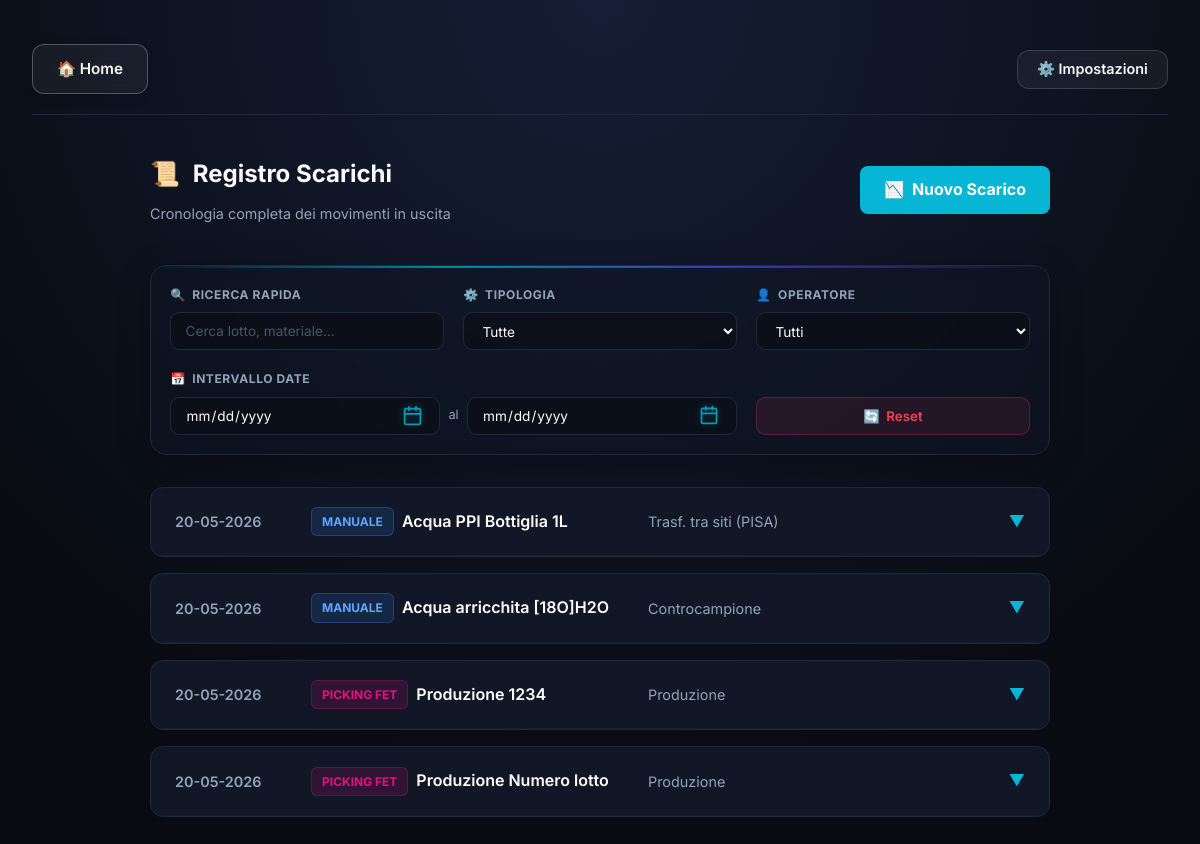
Page /storico_scarichi on the committed database.
### tables this page shows
CREATE TABLE Scarichi (
    id INTEGER PRIMARY KEY AUTOINCREMENT,
    data TEXT,
    lotto_interno TEXT,
    causale TEXT,
    lotto_prod TEXT,
    quantita FLOAT,
    operatore TEXT,
    materiale_codice TEXT,
    controcampione_lotto TEXT, data_ultimo_utilizzo TEXT,
    FOREIGN KEY (lotto_interno) REFERENCES Lotti_Interni(lotto_interno),
    FOREIGN KEY (materiale_codice) REFERENCES Elenco_MP(codice)
);

CREATE TABLE Elenco_MP (
            codice TEXT PRIMARY KEY,
            nome_mp TEXT,
            nome_file TEXT,
            unita_misura TEXT,
            nome_etichetta TEXT,
            uso TEXT,
            codice_fornitore TEXT,
            controcampione TEXT,
            distribuzione TEXT
        , scorta_minima FLOAT DEFAULT 0, ordine_magazzino INTEGER DEFAULT 999, categoria_magazzino TEXT);

### app.py (the view)
@app.route('/storico_scarichi')
def storico_scarichi():
    conn = get_db_connection()
    scarichi_rows = conn.execute('''
        SELECT S.*, M.nome_mp, L.data_scadenza
        FROM Scarichi S
        LEFT JOIN Elenco_MP M ON S.materiale_codice = M.codice
        LEFT JOIN Lotti_Interni L ON S.lotto_interno = L.lotto_interno
        ORDER BY S.data DESC, S.id DESC
    ''').fetchall()
    grouped_list = []
    fdg_groups = {}
    for row in scarichi_rows:
        r = dict(row)
        if r['lotto_prod']:
            key = (r['data'], r['lotto_prod'])
            if key not in fdg_groups:
                fdg_groups[key] = {
                    'id': f"fdg_{r['lotto_prod']}_{r['data'].replace('-', '')}",
                    'data': r['data'],
                    'operatore': r['operatore'],
                    'lotto_prod': r['lotto_prod'],
                    'causale': r['causale'],
                    'tipologia': 'Picking FDG',
                    'materiale_nome': f"Produzione {r['lotto_prod']}",
                    'dettagli': []
                }
            fdg_groups[key]['dettagli'].append(r)
            if r['materiale_codice'] in ('4599', '4600', '4601', '5694', '4602'):
                fdg_groups[key]['tipologia'] = 'Picking FDG TRASIS'
            elif r['materiale_codice'] in ('5734', '5736', '5735', '5780', '5177'):
                fdg_groups[key]['tipologia'] = 'Picking FBB TRASIS'
            elif r['materiale_codice'] in ('5612', '5611', '5614', '5613', '2073', '4486', '5686', '5659', '5679', '3136', '2691', '5584'):
                fdg_groups[key]['tipologia'] = 'Picking FET'
            elif r['materiale_codice'] in ('4482', '4483', '4484', '4523', '4487', '4485', '3945', '4491', '4622'):
                fdg_groups[key]['tipologia'] = 'Picking DOTA'
            elif r['materiale_codice'] in ('5365', '5366', '5368', '5367', '5585', '63'):
                fdg_groups[key]['tipologia'] = 'Picking PYL'
            elif r['materiale_codice'] in ('5653', '5652', '5651'):
                fdg_groups[key]['tipologia'] = 'Picking FCH'
            elif r['materiale_codice'] in ('4663',):
                fdg_groups[key]['tipologia'] = 'Picking FMC KIT ACC'
            elif r['materiale_codice'] in ('2266', '2267', '2070', '2263', '2264', '2265', '2046', '2262', '2273', '2381', '2071', '3209'):
                fdg_groups[key]['tipologia'] = 'Picking FMC'
            elif r['materiale_codice'] in ('2730', '2731', '2812', '4636'):
                fdg_groups[key]['tipologia'] = 'Picking FBB'
        else:
            grouped_list.append({
                'id': f"man_{r['id']}",
                'data': r['data'],
                'operatore': r['operatore'],
                'lotto_prod': None,
                'causale': r['causale'],
                'tipologia': 'Manuale',
                'materiale_nome': r['nome_mp'],
                'dettagli': [r]
            })
    for group in fdg_groups.values():
        grouped_list.append(group)
    grouped_list.sort(key=lambda x: x['data'], reverse=True)
    conn.close()
    return render_template('storico_scarichi.html', scarichi=grouped_list)

### app.py (called while the page is built)
def get_db_connection():
    conn = sqlite3.connect(DB_PATH)
    conn.row_factory = sqlite3.Row
    return conn

@app.template_filter('dateformat')
def dateformat_filter(value, format='%d-%m-%Y'):
    if not value or value == '-':
        return value
    try:
        dt = datetime.strptime(value, '%Y-%m-%d')
        return dt.strftime(format)
    except:
        return value

### templates/storico_scarichi.html (shortened to what this page needs)
{% extends 'base.html' %}
{% block content %}
<div class="history-container">
    <div style="display: flex; justify-content: space-between; align-items: center; margin-bottom: 2.5rem;">
        <div>
            <h2 style="margin-bottom: 0.5rem; display: flex; align-items: center; gap: 0.8rem;">
                <span style="color: var(--accent-color);">📜</span> Registro Scarichi
            </h2>
            <p style="color: var(--text-secondary); font-size: 0.9rem;">Cronologia completa dei movimenti in uscita</p>
        </div>
        <a href="{{ url_for('scarico_manuale') }}" class="btn-new">
            <span>📉</span> Nuovo Scarico
        </a>
    </div>
    <div class="filter-panel">
        <div class="filter-group">
            <label><span>🔍</span> Ricerca Rapida</label>
            <input type="text" id="search-text" class="filter-input" placeholder="Cerca lotto, materiale...">
        </div>
        <div class="filter-group">
            <label><span>⚙️</span> Tipologia</label>
            <select id="filter-tipologia" class="filter-select">
                <option value="">Tutte</option>
            </select>
        </div>
        <div class="filter-group">
            <label><span>👤</span> Operatore</label>
            <select id="filter-operatore" class="filter-select">
                <option value="">Tutti</option>
            </select>
        </div>
        <div class="filter-group" style="grid-column: span 2;">
            <label><span>📅</span> Intervallo Date</label>
            <div class="date-range-container">
                <input type="date" id="filter-date-from" class="filter-input">
                <span class="date-separator">al</span>
                <input type="date" id="filter-date-to" class="filter-input">
            </div>
        </div>
        <div class="filter-group" style="min-width: 100px;">
            <button id="btn-clear-filters" class="btn-clear">
                <span>🔄</span> Reset
            </button>
        </div>
    </div>
    {% for group in scarichi %}
    <div class="history-card" id="{{ group.id }}" onclick="toggleDetails(this)"
         data-tipologia="{{ group.tipologia }}"
         data-operatore="{{ group.operatore }}"
         data-data="{{ group.data }}"
         data-materiale="{{ group.materiale_nome | lower }}"
         data-causale="{{ group.causale | lower if group.causale else '' }}"
         data-lottoprod="{{ group.lotto_prod | lower if group.lotto_prod else '' }}"
         data-lotti="{{ group.dettagli | map(attribute='lotto_interno') | join(',') | lower }}">
        <div class="card-header">
            <div class="card-date">{{ group.data | dateformat }}</div>
            <div class="card-type">
                <span class="type-badge {{ 'badge-man' if group.tipologia == 'Manuale' else 'badge-fdg' }}">
                    {{ group.tipologia }}
                </span>
                <span style="font-weight: 600; color: white;">{{ group.materiale_nome }}</span>
            </div>
            <div class="card-causale">{{ group.causale }}</div>
            <div class="card-arrow">▼</div>
        </div>
        <div class="card-details">
        </div>
    </div>
    {% endfor %}
</div>
{% endblock %}

### static/css/style.css (style rules this page uses)
:root { color-scheme: dark; --bg-dark: #080b11; --card-bg: #111726; --card-hover-bg: #161e31; --accent-color: #06b6d4; --primary-color: #4f46e5; --text-primary: #f8fafc; --text-secondary: #94a3b8; --text-pale: #cbd5e1; --border-color: #1e293b; --border-hover: #334155; --muted-color: #475569; --success: #10b981; --warning: #f59e0b; --danger: #f43f5e; --gradient: linear-gradient(135deg, #0ea5e9 0%, #4f46e5 100%); --gradient-hover: linear-gradient(135deg, #0284c7 0%, #4338ca 100%); }
* { margin: 0; padding: 0; box-sizing: border-box; font-family: 'Inter', -apple-system, sans-serif; }
body { background-color: var(--bg-dark); background-image: radial-gradient(circle at 50% 0%, #151e36 0%, var(--bg-dark) 75%); color: var(--text-primary); line-height: 1.6; min-height: 100vh; }
label { display: block; margin-bottom: 0.6rem; color: var(--text-secondary); font-weight: 600; font-size: 0.9rem; }
input, select, textarea { width: 100%; padding: 0.8rem 1.1rem; background: rgba(0, 0, 0, 0.25); border: 1px solid var(--border-color); border-radius: 0.75rem; color: white; font-size: 0.95rem; transition: all 0.3s cubic-bezier(0.16, 1, 0.3, 1); }
input::placeholder { color: var(--muted-color); }
input[type="date"] { color-scheme: dark; position: relative; }

### templates/storico_scarichi.html (style rules this page uses)
.history-container { max-width: 900px; margin: 2rem auto; }
.history-card { background: var(--card-bg); border: 1px solid var(--border-color); border-radius: 0.8rem; margin-bottom: 1rem; overflow: hidden; transition: all 0.3s cubic-bezier(0.4, 0, 0.2, 1); cursor: pointer; }
.card-header { padding: 1.2rem 1.5rem; display: grid; grid-template-columns: 120px 1fr 1fr 40px; align-items: center; gap: 1rem; }
.card-date { font-weight: 600; color: var(--text-secondary); font-size: 0.9rem; }
.card-type { display: flex; align-items: center; gap: 0.5rem; }
.type-badge { padding: 4px 10px; border-radius: 6px; font-size: 0.75rem; font-weight: bold; text-transform: uppercase; }
.badge-man { background: rgba(59, 130, 246, 0.15); color: #60a5fa; border: 1px solid rgba(59, 130, 246, 0.3); }
.badge-fdg { background: rgba(223, 19, 126, 0.15); color: #df137e; border: 1px solid rgba(223, 19, 126, 0.3); }
.card-causale { color: var(--text-secondary); font-size: 0.9rem; }
.card-arrow { text-align: right; transition: transform 0.3s; color: var(--accent-color); }
.card-details { max-height: 0; overflow: hidden; transition: max-height 0.3s ease-out; background: rgba(0,0,0,0.2); border-top: 1px solid rgba(255,255,255,0.05); }
.btn-new { background: var(--accent-color); color: white; padding: 0.7rem 1.5rem; border-radius: 0.5rem; text-decoration: none; font-weight: bold; display: inline-flex; align-items: center; gap: 0.5rem; transition: all 0.2s; }
.filter-panel { background: rgba(17, 23, 38, 0.45); border: 1px solid var(--border-color); border-radius: 1rem; padding: 1.2rem; margin-bottom: 2rem; backdrop-filter: blur(10px); box-shadow: 0 8px 32px rgba(0, 0, 0, 0.25); display: grid; grid-template-columns: repeat(auto-fit, minmax(180px, 1fr)); gap: 1.2rem; align-items: flex-end; position: relative; overflow: hidden; }
.filter-panel::before { content: ''; position: absolute; top: 0; left: 0; right: 0; height: 2px; background: linear-gradient(90deg, transparent, var(--accent-color), var(--primary-color), transparent); opacity: 0.7; }
.filter-group { display: flex; flex-direction: column; gap: 0.5rem; }
.filter-group label { font-size: 0.75rem; font-weight: 700; text-transform: uppercase; color: var(--text-secondary); letter-spacing: 0.05em; margin-bottom: 0; display: flex; align-items: center; gap: 0.4rem; }
.filter-group label span { color: var(--accent-color); }
.filter-select, .filter-input { background: rgba(8, 11, 17, 0.5); border: 1px solid var(--border-color); border-radius: 0.6rem; padding: 0.6rem 0.9rem; color: white; font-size: 0.85rem; transition: all 0.3s cubic-bezier(0.16, 1, 0.3, 1); width: 100%; height: 38px; }
.date-range-container { display: flex; gap: 0.5rem; align-items: center; }
.date-separator { color: var(--text-secondary); font-size: 0.8rem; }
.btn-clear { background: rgba(244, 63, 94, 0.1); color: var(--danger); border: 1px solid rgba(244, 63, 94, 0.25); padding: 0 1.2rem; border-radius: 0.6rem; font-weight: 600; cursor: pointer; display: flex; align-items: center; justify-content: center; gap: 0.4rem; transition: all 0.2s cubic-bezier(0.16, 1, 0.3, 1); height: 38px; width: 100%; }

### rows in the picture
Scarichi: data "20-05-2026", tipologia "MANUALE", materiale_nome "Acqua PPI Bottiglia 1L", causale "Trasf. tra siti (PISA)"
Scarichi: data "20-05-2026", tipologia "MANUALE", materiale_nome "Acqua arricchita [18O]H2O", causale "Controcampione"
Scarichi: data "20-05-2026", tipologia "PICKING FET", materiale_nome "Produzione 1234", causale "Produzione"
Scarichi: data "20-05-2026", tipologia "PICKING FET", materiale_nome "Produzione Numero lotto", causale "Produzione"
